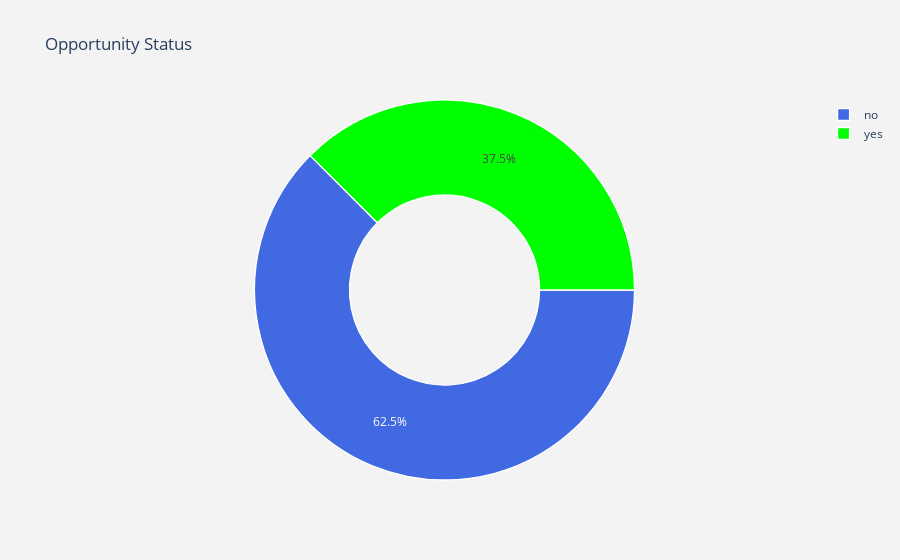

Notebook source saved alongside this figure:
### Markdown cell above
# Opportunity Status

### Code cell
#labels
lab = df_train['OppStatus'].value_counts().keys().tolist()
#values
val = df_train['OppStatus'].value_counts().values.tolist()

trace = go.Pie(labels = lab,
               values = val,
               marker = dict(colors = ['royalblue', 'lime'],
                            line= dict(color = "white",
                                       width = 1.3)
                            ),
               rotation = 90,
               hoverinfo = "label+value+text",
               hole = .5
              )
layout = go.Layout(dict(title= "Opportunity Status",
                        plot_bgcolor  = "rgb(243,243,243)",
                        paper_bgcolor = "rgb(243,243,243)", 
                       )
                  )

data = [trace]
fig = go.Figure(data = data, layout = layout)
py.iplot(fig)

### Figure 1 — Plotly figure (JSON) as saved in the notebook; plotly's stock layout.template omitted (floating-point values rounded to 4 significant figures)
{"data": [{"hole": 0.5, "hoverinfo": "label+value+text", "labels": ["no", "yes"], "marker": {"colors": ["royalblue", "lime"], "line": {"color": "white", "width": 1.3}}, "rotation": 90, "type": "pie", "values": [4582, 2749]}], "layout": {"paper_bgcolor": "rgb(243,243,243)", "plot_bgcolor": "rgb(243,243,243)", "title": {"text": "Opportunity Status"}}}
